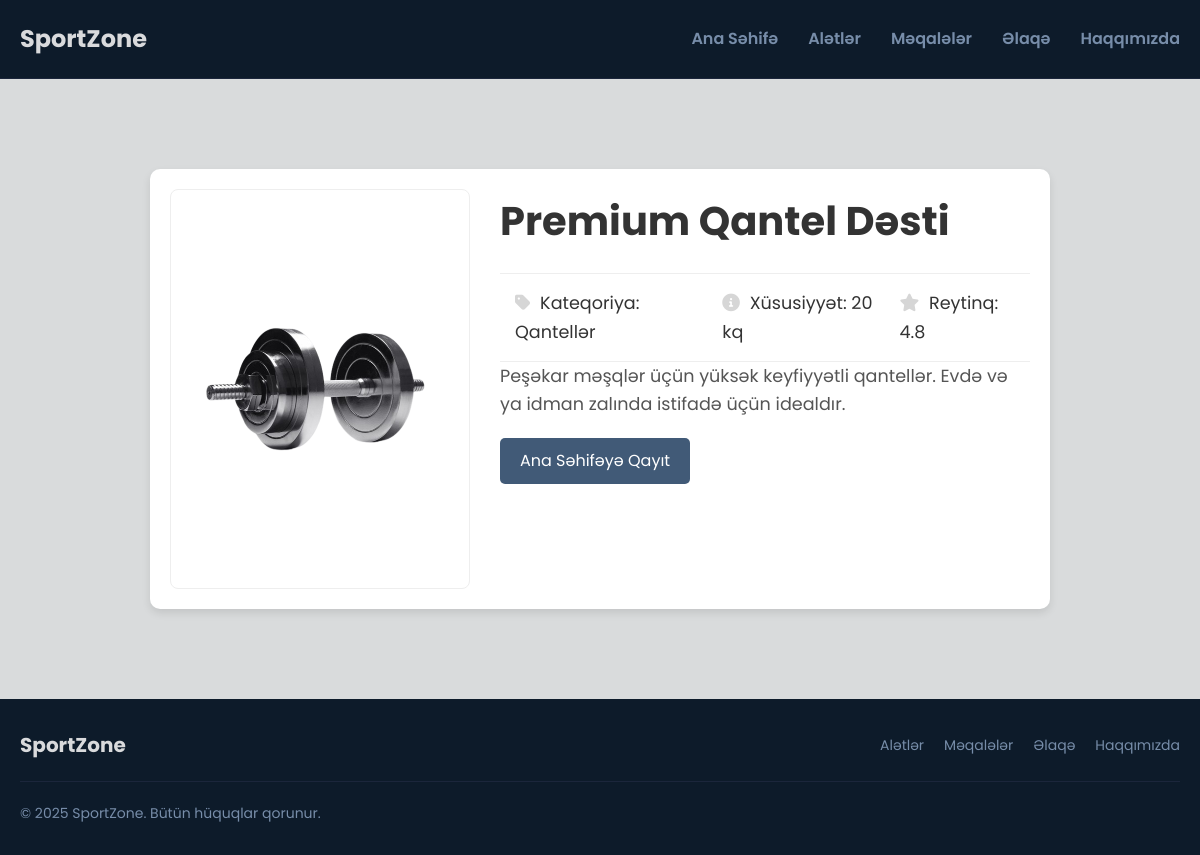
/product/1/, run on the app's committed database.
### catalog/models.py (models this page shows, shortened)
class Product(models.Model):
    name = models.CharField(max_length=200)
    description = models.TextField()
    category = models.CharField(max_length=100, default='Fitness')
    image_url = models.CharField(max_length=255) # Statik fayl yolu
    meta_info = models.CharField(max_length=100) # Çəki, ölçü və s.
    rating = models.DecimalField(max_digits=2, decimal_places=1)
    class Meta:
        verbose_name = "Məhsul"
        verbose_name_plural = "Məhsullar"

### catalog/views.py (the view)
# urls.py: path('product/<int:pk>/', views.product_detail, name='product_detail'),
def product_detail(request, pk):
    product = Product.objects.get(pk=pk)
    context = {'product': product}
    return render(request, 'product_detail.html', context)

### catalog/templates/product_detail.html (shortened to what this page needs)
{% load static %}
<!DOCTYPE html>
<html lang="az">
<head>
    <link rel="stylesheet" href="{% static 'css/style.css' %}">
    <link rel="stylesheet" href="https://cdnjs.cloudflare.com/ajax/libs/font-awesome/6.0.0-beta3/css/all.min.css">
</head>
<body>
    <header class="header">
        <div class="container">
            <div class="logo">
                <a href="{% url 'index' %}">SportZone</a>
            </div>
            <nav class="nav">
                <ul>
                    <li><a href="{% url 'index' %}">Ana Səhifə</a></li>
                    <li><a href="#">Alətlər</a></li>
                    <li><a href="#">Məqalələr</a></li>
                    <li><a href="#">Əlaqə</a></li>
                    <li><a href="#">Haqqımızda</a></li>
                </ul>
            </nav>
        </div>
    </header>
    <main class="main-content">
        <div class="detail-container">
            <div class="detail-image" style="background-image: url('{% static product.image_url %}');"></div>
            <div class="detail-info">
                <h1>{{ product.name }}</h1>
                <div class="detail-meta">
                    <span><i class="fas fa-tag"></i> Kateqoriya: {{ product.category }}</span>
                    <span><i class="fas fa-info-circle"></i> Xüsusiyyət: {{ product.meta_info }}</span>
                    <span><i class="fas fa-star"></i> Reytinq: {{ product.rating }}</span>
                </div>
                <p>{{ product.description }}</p>
                <a href="{% url 'index' %}" class="back-link">Ana Səhifəyə Qayıt</a>
            </div>
        </div>
    </main>
    <footer class="footer">
        <div class="container">
            <div class="footer-top">
                <div class="footer-logo">SportZone</div>
                <nav class="footer-nav">
                    <ul>
                        <li><a href="#">Alətlər</a></li>
                        <li><a href="#">Məqalələr</a></li>
                        <li><a href="#">Əlaqə</a></li>
                        <li><a href="#">Haqqımızda</a></li>
                    </ul>
                </nav>
            </div>
            <div class="footer-bottom">
                <p>© 2025 SportZone. Bütün hüquqlar qorunur.</p>
            </div>
        </div>
    </footer>
</body>
</html>

### catalog/static/css/style.css (style rules this page uses)
:root { --color-darkest: #0d1b2a; --color-dark: #1b263b; --color-medium: #415a77; --color-light: #778da9; --color-white: #f2f2f2e4; --color-accent: #ff6b6b; --color-bg-light: #f4f4f4; }
* { margin: 0; padding: 0; box-sizing: border-box; }
body { font-family: 'Poppins', sans-serif; background-color: var(--color-darkest); color: var(--color-white); line-height: 1.6; }
.container { max-width: 1200px; margin: 0 auto; padding: 0 20px; }
a { text-decoration: none; color: var(--color-white); transition: color 0.3s; }
.header { background-color: var(--color-darkest); padding: 20px 0; border-bottom: 1px solid var(--color-dark); }
.header .container { display: flex; justify-content: space-between; align-items: center; }
.logo a { font-size: 24px; font-weight: 700; color: var(--color-white); }
.nav ul { list-style: none; display: flex; }
.nav ul li { margin-left: 30px; }
.nav ul li a { font-weight: 600; color: var(--color-light); }
.main-content { background-color: var(--color-white); color: var(--color-darkest); padding: 40px 0; }
.footer { background-color: var(--color-darkest); padding: 30px 0; color: var(--color-light); font-size: 14px; }
.footer .container { display: flex; flex-direction: column; }
.footer-top { display: flex; justify-content: space-between; align-items: center; padding-bottom: 20px; border-bottom: 1px solid var(--color-dark); margin-bottom: 20px; }
.footer-logo { font-size: 20px; font-weight: 700; color: var(--color-white); }
.footer-nav ul { list-style: none; display: flex; gap: 20px; }
.footer-nav ul li a { color: var(--color-light); }
.footer-bottom { display: flex; justify-content: space-between; align-items: center; }

### catalog/templates/product_detail.html (style rules this page uses)
.detail-container { max-width: 900px; margin: 50px auto; padding: 20px; background-color: #fff; border-radius: 10px; box-shadow: 0 4px 8px rgba(0, 0, 0, 0.1); display: flex; gap: 30px; }
.detail-image { flex: 1; min-width: 300px; background-size: contain; background-repeat: no-repeat; background-position: center; height: 400px; border-radius: 8px; border: 1px solid #eee; }
.detail-info { flex: 2; }
.detail-info h1 { font-size: 2.5em; margin-top: 0; color: #333; }
.detail-info p { font-size: 1.1em; line-height: 1.6; color: #555; }
.detail-meta { margin-top: 20px; padding: 15px; border-top: 1px solid #eee; border-bottom: 1px solid #eee; display: flex; gap: 20px; font-size: 1.1em; color: #333; }
.detail-meta span i { color: #d6d6d6; margin-right: 5px; }
.back-link { display: inline-block; margin-top: 20px; padding: 10px 20px; background-color: #415a77; color: #ffffff; text-decoration: none; border-radius: 5px; transition: background-color 0.3s; }

### data on the page
Product: image_url (picture), name "Premium Qantel Dəsti", category "Qantellər", meta_info "20 kq", rating "4.8", description "Peşəkar məşqlər üçün yüksək keyfiyyətli qantellər. Evdə və ya idman zalında istifadə üçün idealdır."
